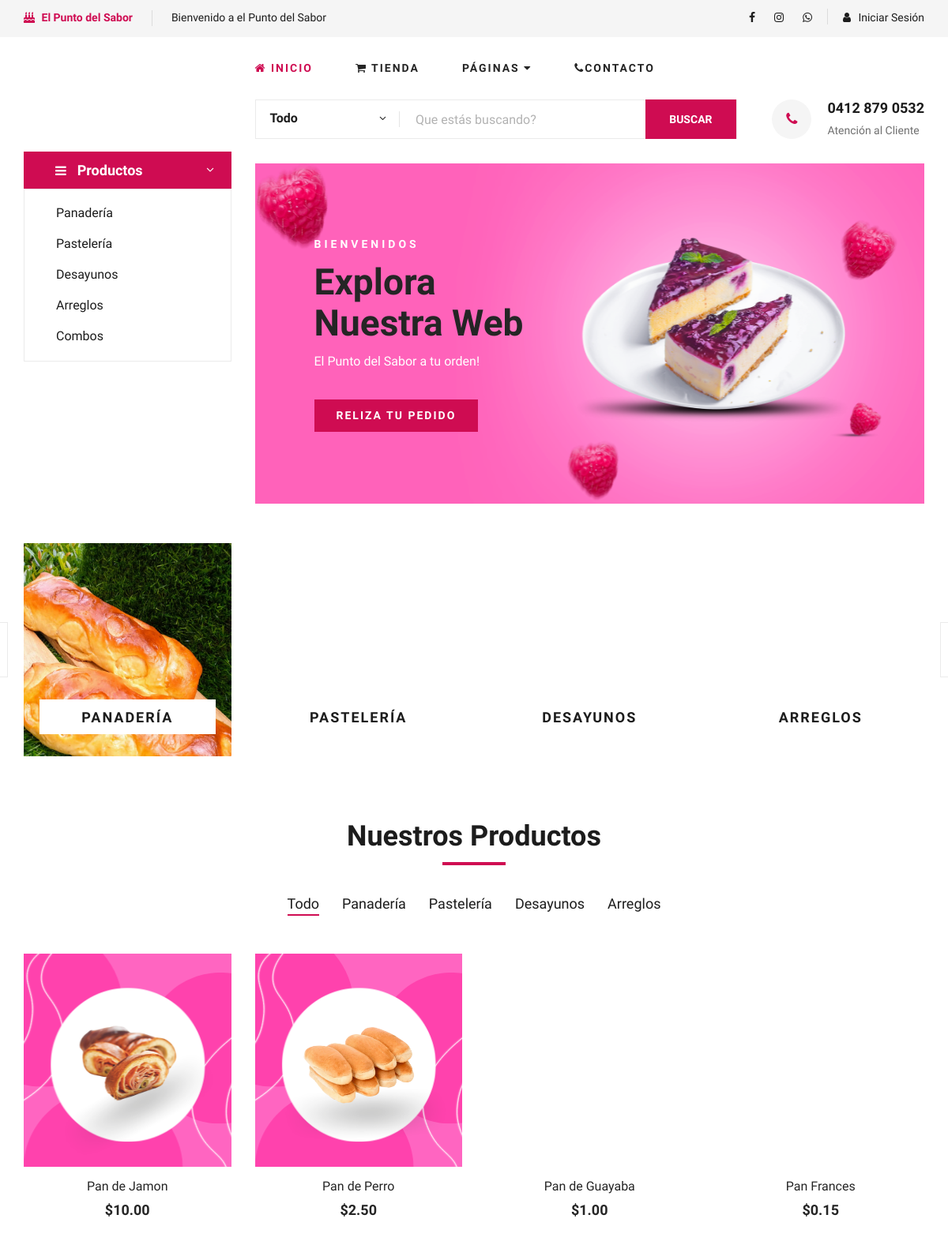
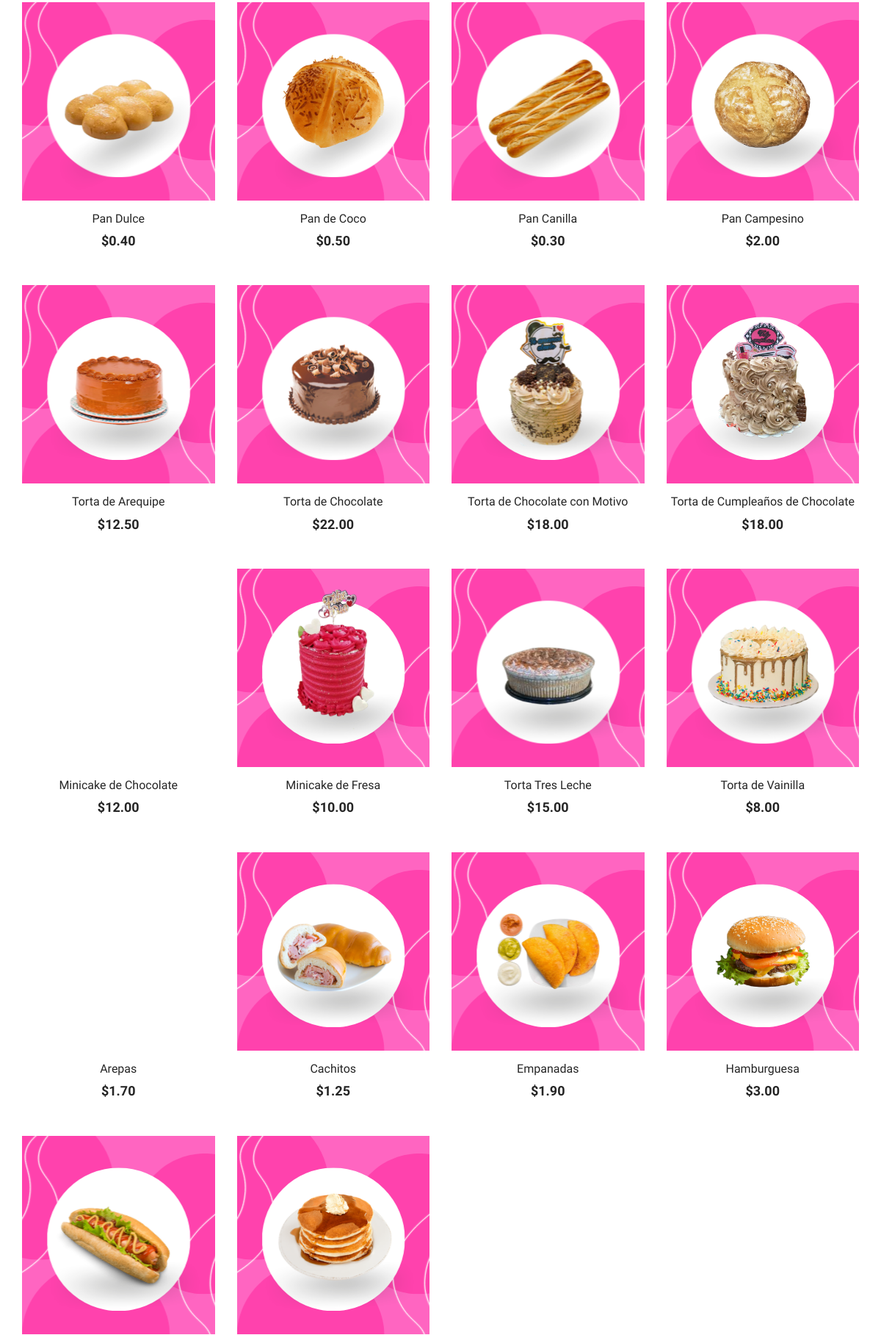
The page / (upper part) on the database its author committed (2 pictures, top to bottom).
### tables this page shows
CREATE TABLE `productos` (
  `id` int(255) NOT NULL AUTO_INCREMENT,
  `producto` varchar(255) NOT NULL,
  `tipo_producto` varchar(255) NOT NULL,
  `precio` varchar(255) NOT NULL,
  `ubicacion` varchar(255) NOT NULL,
  `estado` varchar(255) NOT NULL,
  PRIMARY KEY (`id`)
);

### index.php (the view, shortened to what this page needs)
<!DOCTYPE html>
<html lang="zxx">
<head>
    <link rel="stylesheet" href="css/bootstrap.min.css" type="text/css">
    <link rel="stylesheet" href="css/font-awesome.min.css" type="text/css">
    <link rel="stylesheet" href="css/elegant-icons.css" type="text/css">
    <link rel="stylesheet" href="css/nice-select.css" type="text/css">
    <link rel="stylesheet" href="css/jquery-ui.min.css" type="text/css">
    <link rel="stylesheet" href="css/owl.carousel.min.css" type="text/css">
    <link rel="stylesheet" href="css/slicknav.min.css" type="text/css">
    <link rel="stylesheet" href="css/style.css" type="text/css">
    <link rel="stylesheet" href="css/modal.css" type="text/css">
</head>
<body>
    <?php require('./layout/header.php')  ?>
    <?php require('./layout/sidebar.php')  ?>
    <?php require('./layout/categories.php')  ?>
    <section class="featured spad">
        <div class="container">
            <div class="row">
                <div class="col-lg-12">
                    <div class="section-title">
                        <h2>Nuestros Productos</h2>
                    </div>
                    <div class="featured__controls">
                        <ul>
                            <li class="active" data-filter="*">Todo</li>
                            <li data-filter=".pan">Panadería</li>
                            <li data-filter=".pasteleria">Pastelería</li>
                            <li data-filter=".desayuno">Desayunos</li>
                            <li data-filter=".arreglo">Arreglos</li>
                        </ul>
                    </div>
                </div>
            </div>
            <div class="row featured__filter">
            <?php
                        $conexion=mysqli_connect('localhost','root','','delmary');
                        $sql="SELECT * FROM productos WHERE tipo_producto='Panaderia'";
                        $result=mysqli_query($conexion,$sql);
                        while($mostrar=mysqli_fetch_array($result)){
                            $producto = $mostrar['producto'];
                            $precio = number_format($mostrar['precio'],2);
                            $ubicacion = $mostrar['ubicacion'];
                        ?>
                <div class="col-lg-3 col-md-4 col-sm-6 mix pan">
                    <div class="featured__item">
                        <div class="featured__item__pic set-bg" data-setbg="<?php echo $ubicacion ?>">
                        </div>
                        <div class="featured__item__text">
                            <h6><a href="#"><?php echo $producto ?></a></h6>
                            <h5>$<?php echo $precio ?></h5>
                        </div>
                    </div>
                </div>
            <?php } ?>
                <?php
                        $conexion=mysqli_connect('localhost','root','','delmary');
                        $sql="SELECT * FROM productos WHERE tipo_producto='Pastelería'";
                        $result=mysqli_query($conexion,$sql);
                        while($mostrar=mysqli_fetch_array($result)){
                            $producto = $mostrar['producto'];
                            $precio = number_format($mostrar['precio'],2);
                            $ubicacion = $mostrar['ubicacion'];
                        ?>
                <div class="col-lg-3 col-md-4 col-sm-6 mix pasteleria">
                    <div class="featured__item">
                    <div class="featured__item__pic set-bg" data-setbg="<?php echo $ubicacion ?>">
                        </div>
                        <div class="featured__item__text">
                            <h6><a href="#"><?php echo $producto ?></a></h6>
                            <h5>$<?php echo $precio ?></h5>
                        </div>
                    </div>
                </div>
                 <?php } ?>
                <?php
                        $conexion=mysqli_connect('localhost','root','','delmary');
                        $sql="SELECT * FROM productos WHERE tipo_producto='Desayunos'";
                        $result=mysqli_query($conexion,$sql);
                        while($mostrar=mysqli_fetch_array($result)){
                            $producto = $mostrar['producto'];
                            $precio = number_format($mostrar['precio'],2);
                            $ubicacion = $mostrar['ubicacion'];
                        ?>
                <div class="col-lg-3 col-md-4 col-sm-6 mix desayuno">
                    <div class="featured__item">
                    <div class="featured__item__pic set-bg" data-setbg="<?php echo $ubicacion ?>">
                        </div>
                        <div class="featured__item__text">
                            <h6><a href="#"><?php echo $producto ?></a></h6>
                            <h5>$<?php echo $precio ?></h5>
                        </div>
                    </div>
                </div>
                <?php } ?>
            </div>
        </div>
    </section>
</body>
</html>

### layout/header.php (shortened to what this page needs)
<header class="header">
        <div class="header__top">
            <div class="container">
                <div class="row">
                    <div class="col-lg-6 col-md-6">
                        <div class="header__top__left">
                            <ul>
                                <li style="color: #cf0c52; font-weight: bolder;"><i class="fa fa-birthday-cake" style="color: #cf0c52;"></i> El Punto del Sabor</li>
                                <li><marquee>Bienvenido a el Punto del Sabor</marquee></li>
                            </ul>
                        </div>
                    </div>
                    <div class="col-lg-6 col-md-6">
                        <div class="header__top__right">
                            <div class="header__top__right__social">
                                <a href="#"><i class="fa fa-facebook"></i></a>
                                <a href="#"><i class="fa fa-instagram"></i></i></a>
                                <a href="#"><i class="fa fa-whatsapp"></i></a>
                            </div>
                            <div class="header__top__right__auth">
                                <?php
                                if (!isset($_SESSION["usuario"])) {
                                ?>
                                <a href="login.php"><i class="fa fa-user"></i> Iniciar Sesión</a>
                                <?php
                                }else{
                                ?>
                                <a href="shop-system.php"><i class="fa fa-user"></i> Bienvenido <?php echo $_SESSION["usuario"] ?></a>
                                <a href="logout.php">Cerrar Sesion</a>
                                <?php
                                }
                                ?>
                            </div>
                        </div>
                    </div>
                </div>
            </div>
        </div>
        <div class="container">
            <div class="row">
                <div class="col-lg-3">
                    <div class="header__logo">
                    </div>
                </div>
                <div class="col-lg-6">
                    <nav class="header__menu">
                        <ul>
                            <li class="active"><a href="./index.php"><i class="fa fa-home"></i> Inicio</a></li>
                            <li><a href="./shop-grid.php"><i class="fa fa-shopping-cart"></i> Tienda</a></li>
                            <li><a href="#">Páginas <i class="fa fa-caret-down"></i></a>
                            </li>
                            <li><a href="./contact.php"><i class="fa fa-phone"></i>Contacto</a></li>
                        </ul>
                    </nav>
                </div>
            </div>
        </div>
    </header>

### layout/sidebar.php
<section class="hero">
       <div class="container">
           <div class="row">
               <div class="col-lg-3">
                   <div class="hero__categories" style="margin-top: 25%;">
                       <div class="hero__categories__all">
                           <i class="fa fa-bars"></i>
                           <span>Productos</span>
                       </div>
                       <ul>
                           <li><a href="#">Panadería</a></li>
                           <li><a href="#">Pastelería</a></li>
                           <li><a href="#">Desayunos</a></li>
                           <li><a href="#">Arreglos</a></li>
                           <li><a href="#">Combos</a></li>
                       </ul>
                   </div>
               </div>
               <div class="col-lg-9">
                   <div class="hero__search">
                       <div class="hero__search__form">
                           <form action="#">
                               <div class="hero__search__categories">
                                   Todo
                                   <span class="arrow_carrot-down"></span>
                               </div>
                               <input type="text" placeholder="Que estás buscando?">
                               <button type="submit" class="site-btn">Buscar</button>
                           </form>
                       </div>
                       <div class="hero__search__phone">
                           <div class="hero__search__phone__icon">
                               <i class="fa fa-phone"></i>
                           </div>
                           <div class="hero__search__phone__text">
                               <h5>0412 879 0532</h5>
                               <span>Atención al Cliente</span>
                           </div>
                       </div>
                   </div>
                   <div class="hero__item set-bg" data-setbg="img/hero/banner.png">
                       <div class="hero__text">
                           <span style="color: #fff;">BIENVENIDOS</span>
                           <h2>Explora <br />Nuestra Web</h2>
                           <p style="color: #fff;">El Punto del Sabor a tu orden!</p>
                           <a href="#" class="primary-btn">RELIZA TU PEDIDO</a>
                       </div>
                   </div>
               </div>
           </div>
       </div>
   </section>

### layout/categories.php (shortened to what this page needs)
<section class="categories">
        <div class="container">
            <div class="row">
                <div class="categories__slider owl-carousel">
                    <div class="col-lg-3">
                        <div class="categories__item set-bg" data-setbg="img/categories/cat-1.jpg">
                            <h5><a href="#">Panadería</a></h5>
                        </div>
                    </div>
                    <div class="col-lg-3">
                        <div class="categories__item set-bg" data-setbg="img/categories/cat-2.jpg">
                            <h5><a href="#">Pastelería</a></h5>
                        </div>
                    </div>
                    <div class="col-lg-3">
                        <div class="categories__item set-bg" data-setbg="img/categories/cat-3.jpg">
                            <h5><a href="#">Desayunos</a></h5>
                        </div>
                    </div>
                    <div class="col-lg-3">
                        <div class="categories__item set-bg" data-setbg="img/categories/cat-4.png">
                            <h5><a href="#">Arreglos</a></h5>
                        </div>
                    </div>
                </div>
            </div>
        </div>
    </section>

### rows shown on the page
productos: shows a picture, producto "Pan de Jamon", precio "10.00"
productos: shows a picture, producto "Pan de Perro", precio "2.50"
productos: producto "Pan de Guayaba", precio "1.00"
productos: producto "Pan Frances", precio "0.15"
productos: shows a picture, producto "Pan Dulce", precio "0.40"
productos: shows a picture, producto "Pan de Coco", precio "0.50"
productos: shows a picture, producto "Pan Canilla", precio "0.30"
productos: shows a picture, producto "Pan Campesino", precio "2.00"
productos: shows a picture, producto "Torta de Arequipe", precio "12.50"
productos: shows a picture, producto "Torta de Chocolate", precio "22.00"
productos: shows a picture, producto "Torta de Chocolate con Motivo", precio "18.00"
productos: shows a picture, producto "Torta de Cumpleaños de Chocolate", precio "18.00"
productos: producto "Minicake de Chocolate", precio "12.00"
productos: shows a picture, producto "Minicake de Fresa", precio "10.00"
productos: shows a picture, producto "Torta Tres Leche", precio "15.00"
productos: shows a picture, producto "Torta de Vainilla", precio "8.00"
productos: producto "Arepas", precio "1.70"
productos: shows a picture, producto "Cachitos", precio "1.25"
productos: shows a picture, producto "Empanadas", precio "1.90"
productos: shows a picture, producto "Hamburguesa", precio "3.00"
productos: shows a picture
productos: shows a picture
